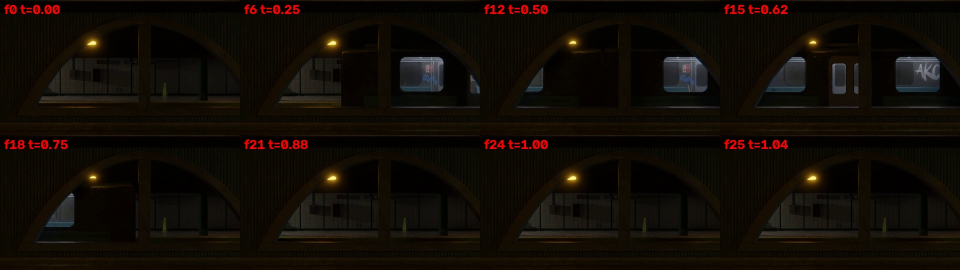
#> input picture research/verify_s2events/grid_0148.jpg, 1920 x 540 px, given in place of grid_0148.jpg_f00.png, which was not available (shown at 1/2 size)
$ python track.py ../../../../verify_s2events/grid_0148.jpg
#> lines starting #> are read from the running program, lines starting #| are printed output that depends on the picture; after the words box and inside, x2 and y2 are one past the last pixel; in counts of white or black regions, pixels touching at a corner belong together; pictures that were not available may be replaced by others from this repository, and a replacement may not be noted
import cv2, numpy as np, sys
v=sys.argv[1] if len(sys.argv)>1 else 'captured_0008'
F='/home/user/quantiphy-challenge/research/next/labaudit/0008/frames/'
for i in range(49):
    im=cv2.imread(f'{F}{v}_f{i:02d}.png')
#> im is the input picture: shape (540, 1920, 3); mean B, G, R 5.8, 12.1, 17.9
    hsv=cv2.cvtColor(im,cv2.COLOR_BGR2HSV)
#> hsv: shape (540, 1920, 3); mean H, S, V 24.3, 197.9, 18.3
    m=((hsv[...,0]<=18)|(hsv[...,0]>=170))&(hsv[...,1]>120)&(hsv[...,2]>90)
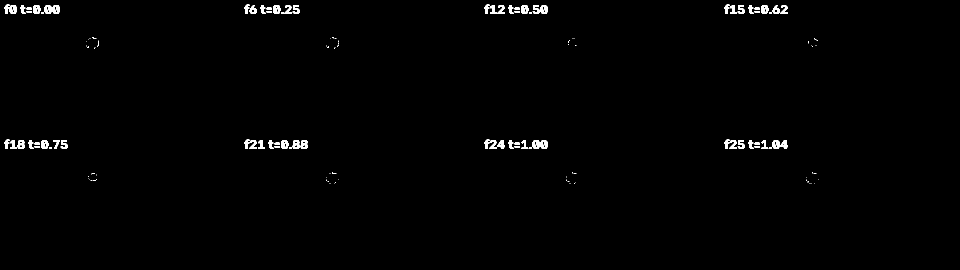
#> m: shape (540, 1920) bool (shown at 1/2 size); 0.92% white; 138 white regions (66 under 20 px), largest, box (x1, y1, x2, y2) and area: (1065, 280, 1096, 298) 422, (1545, 280, 1576, 298) 380, (8, 9, 34, 28) 324
    m=m.astype(np.uint8)
    m=cv2.morphologyEx(m,cv2.MORPH_OPEN,np.ones((5,5),np.uint8))
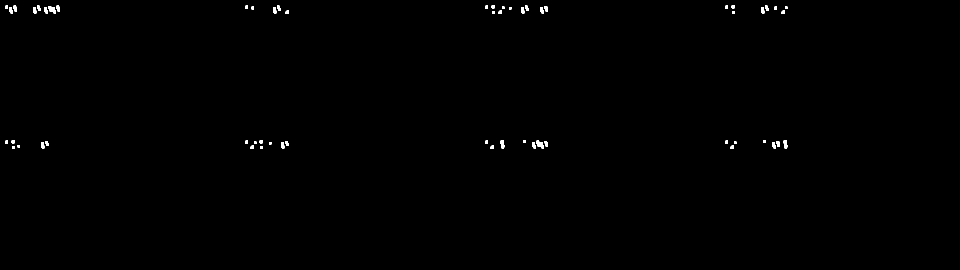
#> m: shape (540, 1920) (shown at 1/2 size); values 0 (black) and 1 (white), 0.3% white; 61 white regions, largest, box (x1, y1, x2, y2) and area: (1000, 280, 1009, 297) 111, (1567, 280, 1575, 297) 107, (19, 14, 26, 27) 75
    n,lab,st,cen=cv2.connectedComponentsWithStats(m)
#> lab: shape (540, 1920) int32; 62 distinct labels, from 0 to 61
#> n = 62; st = 62 rows, first 6: [0, 0, 1920, 540, 1033653], [11, 11, 5, 7, 35], [27, 11, 7, 12, 68], [74, 11, 7, 11, 62], [113, 11, 7, 12, 68], [491, 11, 5, 7, 35]; cen = 62 pairs, first value 13 to 1572, second value 13 to 295
    if n<2: print(i,'none'); continue
    k=1+np.argmax(st[1:,4])
#> k = 38
    x,y,w,h,a=st[k]
#> x = 1000; y = 280; w = 9; h = 17; a = 111
    ys,xs=np.nonzero(lab==k)
#> ys = 111 values from 280 to 296; xs = 111 values, max 1008 at index 72, min 1000 at index 11, mean 1004.3
    # min enclosing circle and equiv radius
    (cx,cy),rr=cv2.minEnclosingCircle(np.stack([xs,ys],1).astype(np.float32))
#> cx = 1004.5; cy = 288; rr = 8.38
    print(f'{i:2d} t={i/24:.3f} bbox x{x}-{x+w} y{y}-{y+h} w{w} h{h} area{a} req{np.sqrt(a/np.pi):.1f} cen({xs.mean():.1f},{ys.mean():.1f}) mec({cx:.1f},{cy:.1f},{rr:.1f})')
#|  0 t=0.000 bbox x1000-1009 y280-297 w9 h17 area111 req5.9 cen(1004.3,287.8) mec(1004.5,288.0,8.4)
#> pass 2 of the loop `for i in range(49):`:
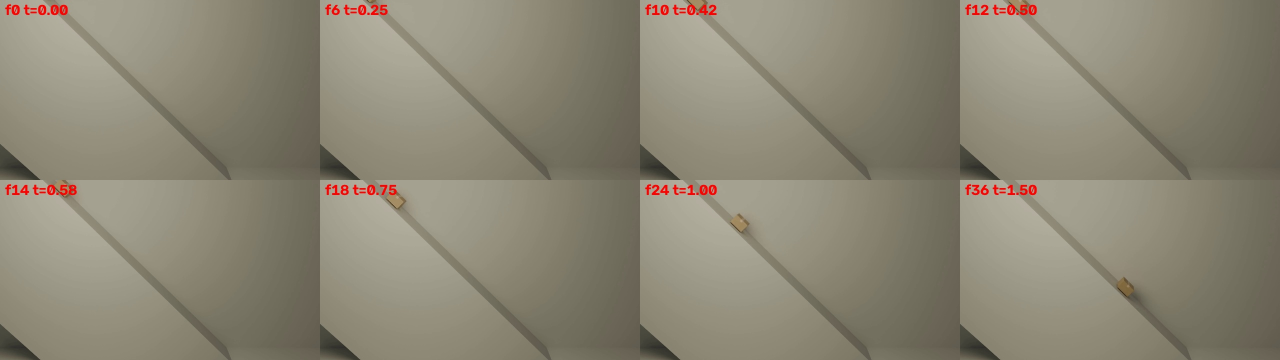
#> input picture research/verify_s2events/grid_0253.jpg, 2560 x 720 px, given in place of grid_0148.jpg_f01.png, which was not available (shown at 1/2 size)
#> im is the input picture: shape (720, 2560, 3); mean B, G, R 116.5, 134, 139.4
#> hsv: shape (720, 2560, 3); mean H, S, V 24.6, 41.8, 139.4
#> `m=((hsv[...,0]<=18)|(hsv[...,0]>=170))&(hsv[...,1]>120)&(hsv[...,2]>90)`:
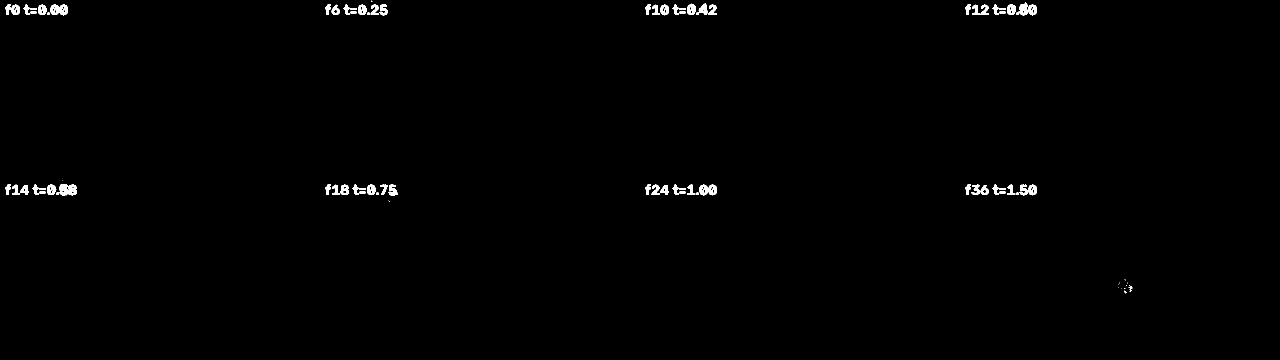
#> m: shape (720, 2560) bool (shown at 1/2 size); 0.69% white; 77 white regions (14 under 20 px), largest, box (x1, y1, x2, y2) and area: (112, 369, 154, 391) 646, (2032, 5, 2074, 31) 639, (101, 9, 136, 31) 574
#> `m=cv2.morphologyEx(m,cv2.MORPH_OPEN,np.ones((5,5),np.uint8))`:
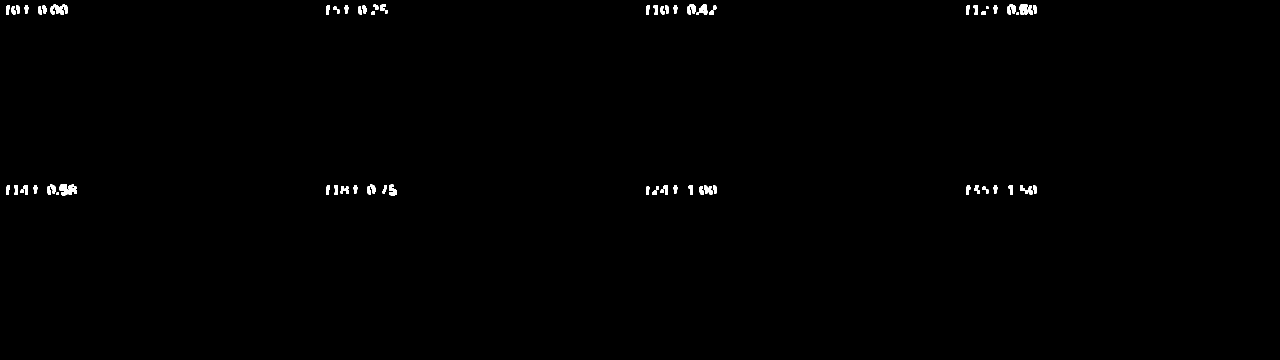
#> m: shape (720, 2560) (shown at 1/2 size); values 0 (black) and 1 (white), 0.47% white; 71 white regions, largest, box (x1, y1, x2, y2) and area: (119, 369, 153, 391) 543, (101, 9, 136, 30) 481, (2039, 9, 2056, 30) 288
#> lab: shape (720, 2560) int32; 72 distinct labels, from 0 to 71
#> n = 72; st = 72 rows, first 6: [0, 0, 2560, 720, 1834625], [101, 9, 35, 21, 481], [747, 9, 10, 11, 77], [760, 9, 12, 13, 118], [1374, 9, 17, 20, 243], [1393, 9, 22, 21, 270]; cen = 72 pairs, first value 15.14 to 2069.7, second value 13.65 to 387
#> x = 119; y = 369; w = 34; h = 22; a = 543
#> ys = 543 values from 369 to 390; xs = 543 values, max 152 at index 120, min 119 at index 90, mean 135.2
#> cx = 136; cy = 378.5; rr = 18.12
#|  1 t=0.042 bbox x119-153 y369-391 w34 h22 area543 req13.1 cen(135.2,379.0) mec(136.0,378.5,18.1)
#> (the run stopped early here; a loop or call above may not have finished)
